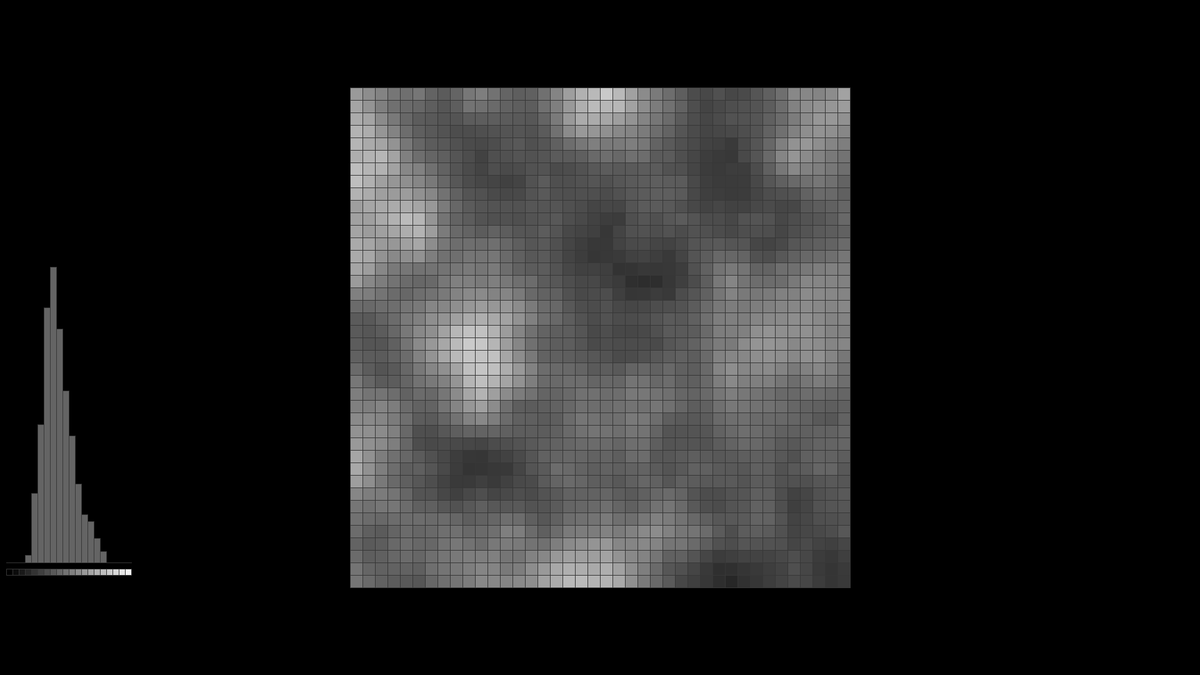
Frame 1 (no input)
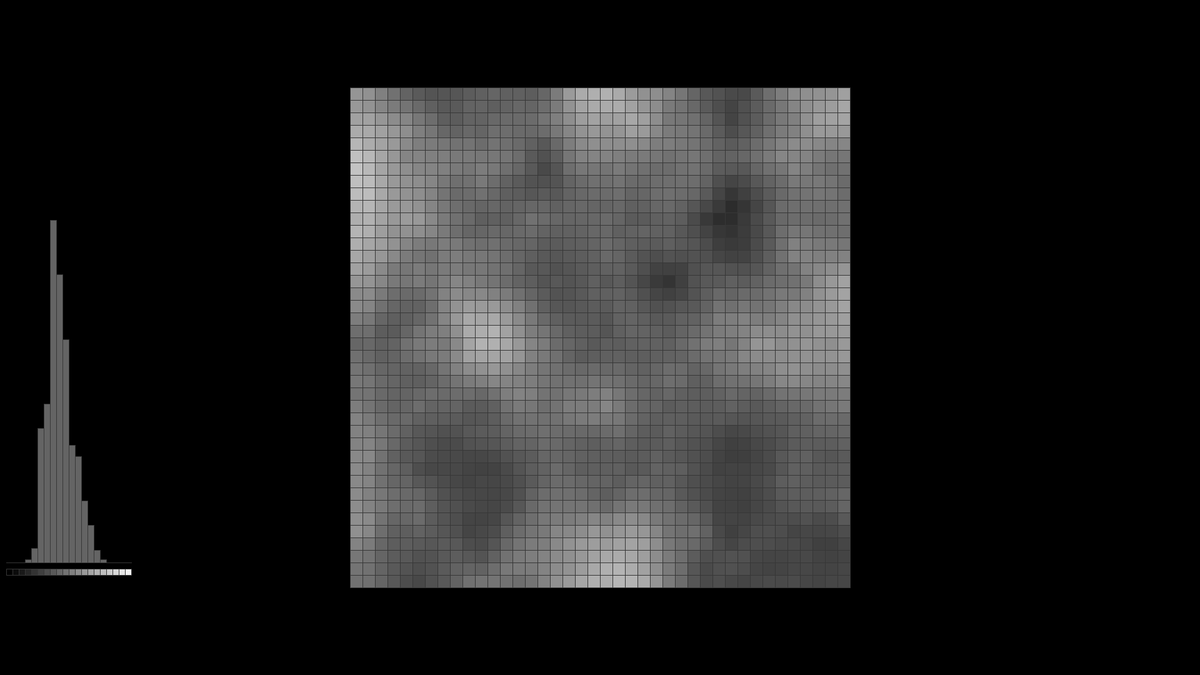
Frame 60 (the mouse pressed at the canvas centre just before this capture)
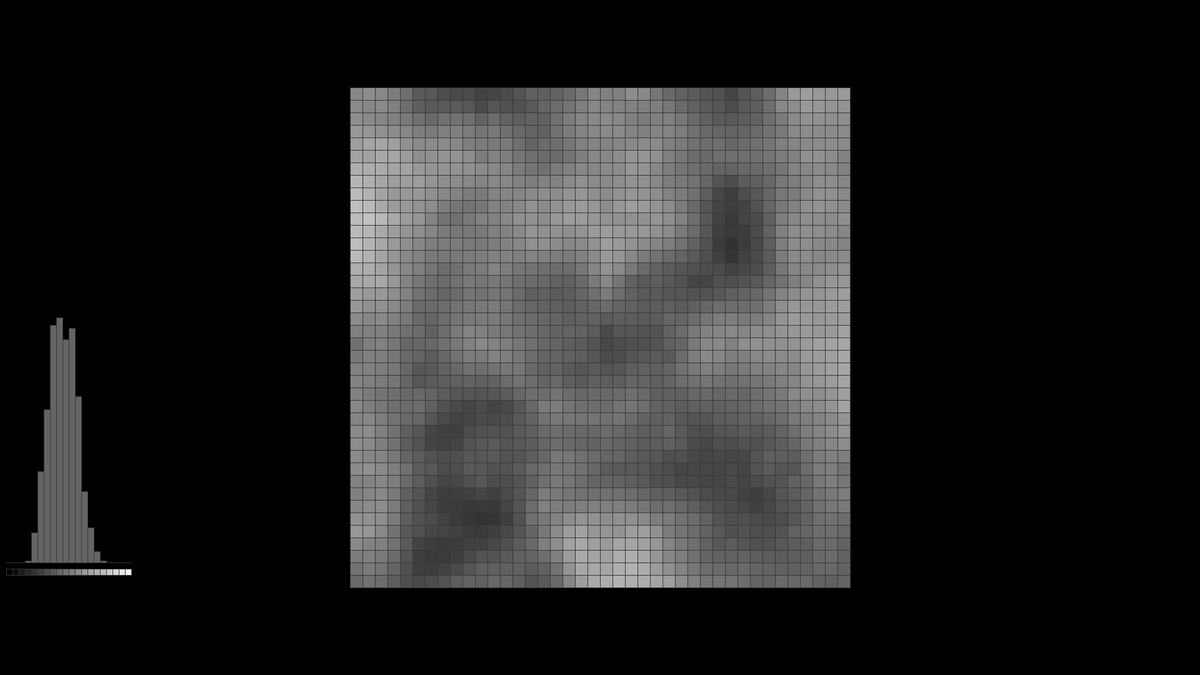
Frame 120 (the mouse held since frame 60 and released just before this capture)

The Processing sketch that drew these frames (run headless with seeded random() and noise(); from frame 60 on, the mouse is pressed at the canvas centre):

// Processing sketch: noise_2d_explanation_grayscale_distribution
// ── noise_2d_explanation_grayscale_distribution.pde
  float xIndex = 0.0;
  float step = .1;
  int boxSize = 20;
  int numBoxes = 40;
  int topMargin, leftMargin;
  int numbers[];
  float zIndex = 0.0;
  
void setup() {
  size(1920, 1080); 
  pixelDensity(1);
  topMargin = (height - boxSize * numBoxes ) / 2;
  leftMargin = (width - boxSize * numBoxes ) / 2;
}
void draw() {
  zIndex += .005;

  int numbers[] = new int[21];
  for (int i = 0; i < 20; ++i) {
    numbers[i] = 0;
  }
  background(0);
    rectMode(CORNER);  // Set rectMode to CORNERS

  for (int row = 0; row < numBoxes; ++row) {
    for (int col = 0; col < numBoxes; ++col) {
      float noiseVal = noise(row * step, col * step, zIndex);
      //noiseVal = (noiseVal - .2) * 1.7;
      //if (noiseVal < 0) {noiseVal = 0;}
      //if (noiseVal > 1) {noiseVal = 1;}
      
      int numCounter = floor(noiseVal * 20);
      numbers[numCounter] = numbers[numCounter] + 1;
      //fill(noiseVal * 255);
      fill(111);
      noFill();
      rect(row * boxSize + leftMargin, col * boxSize + topMargin, boxSize, boxSize);
      
      //fill(255);
      //text(noiseVal, row * boxSize + leftMargin, (col+1) * boxSize + topMargin);

      stroke(55);
      fill(noiseVal * 255);
      rect(row * boxSize + leftMargin, col * boxSize + topMargin, boxSize, boxSize);
    }
  }
      fill(100);
  rectMode(CORNERS);  // Set rectMode to CORNERS

  for ( int i = 0; i < 20; ++i) {
    fill(100);
    rect(10 + 10*i, 900, 20 + 10*i, 900 - (numbers[i] * 1.5) );
    fill(i * 255 / 20);
    rect(10 + 10*i, 920, 20 + 10*i, 910 );
  };
}
